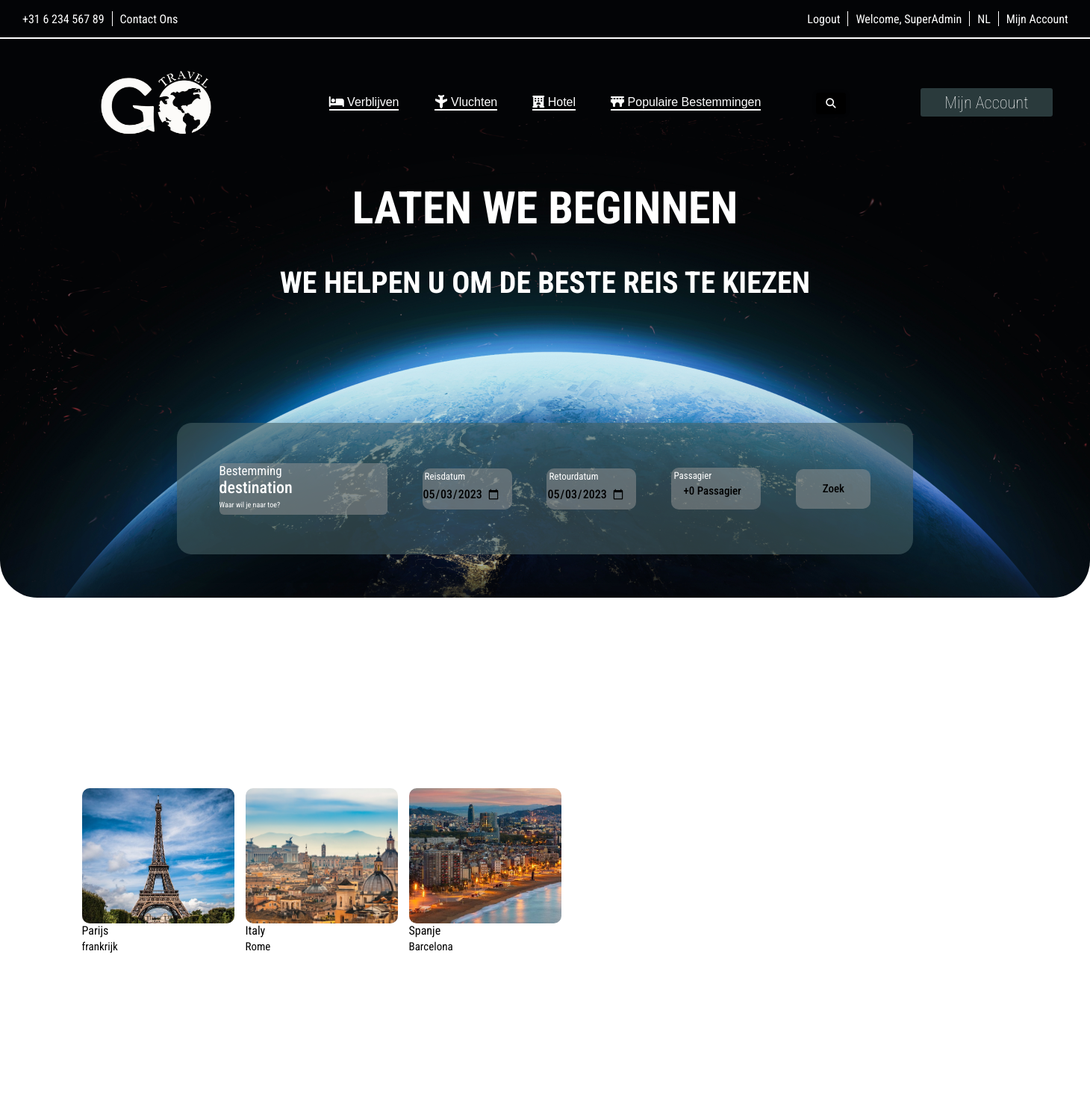
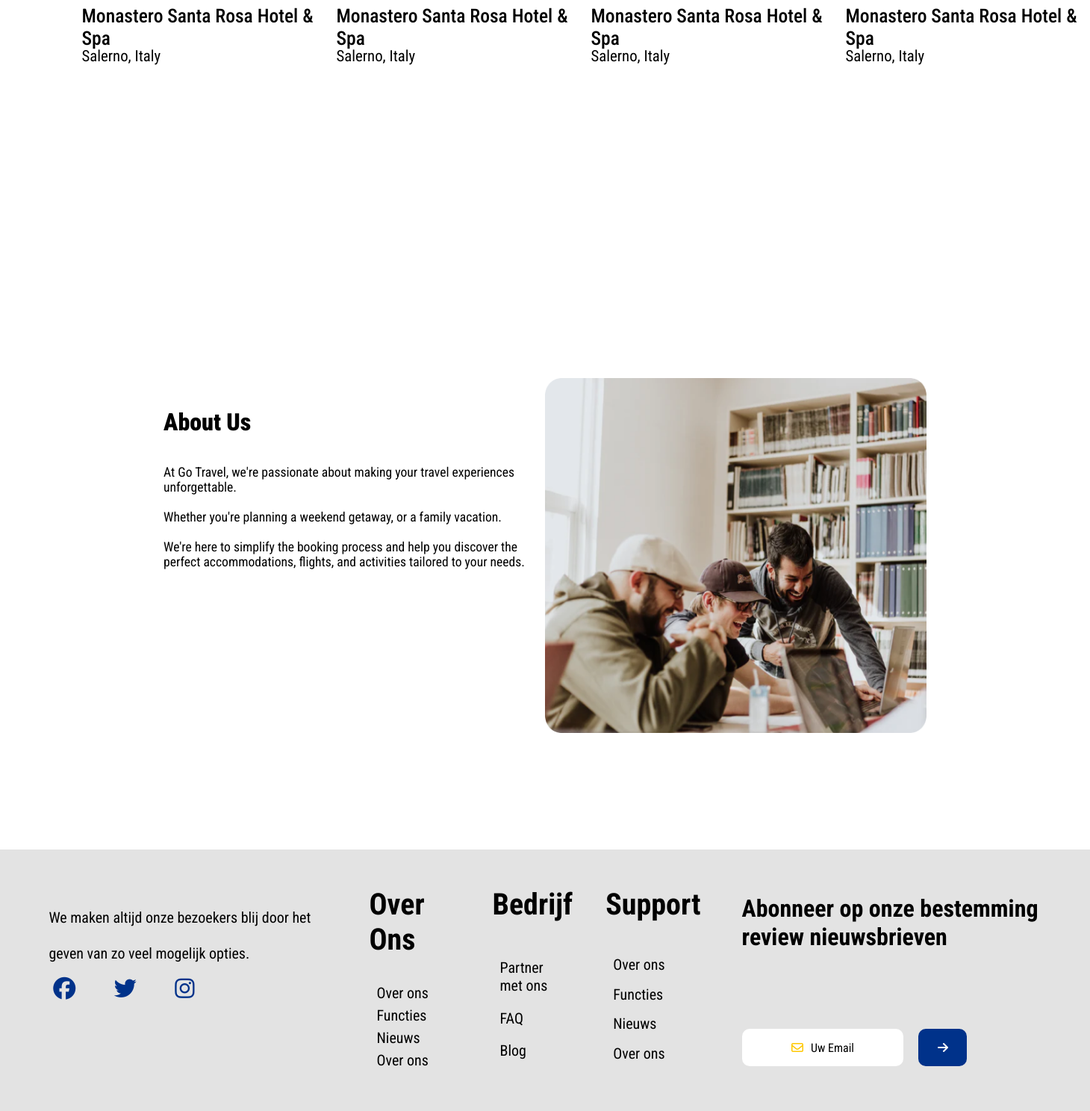
Page /index.php (signed in) on the committed database (2 pictures, top to bottom).
### tables this page shows
CREATE TABLE `vakanties` (
  `id` int(11) NOT NULL,
  `vakantie` varchar(50) DEFAULT NULL,
  `korte_omschrijving` text DEFAULT NULL,
  `algemene_beschrijving` text DEFAULT NULL,
  `ligging_omgeving` text DEFAULT NULL,
  `kamers` text DEFAULT NULL,
  `faciliteiten` text DEFAULT NULL,
  `img1` varchar(255) DEFAULT NULL,
  `img2` varchar(255) DEFAULT NULL,
  `img3` varchar(255) DEFAULT NULL,
  `img4` varchar(255) DEFAULT NULL,
  `img5` varchar(255) DEFAULT NULL,
  `kortetitel` varchar(255) DEFAULT NULL,
  `begin_datum` date DEFAULT NULL,
  `eind_datum` date DEFAULT NULL
);

### index.php (the view, shortened to what this page needs)
<!DOCTYPE html>
<html lang="en">
<head>
    <link rel="stylesheet" href="css/main.css">
    <link rel="stylesheet" media=" screen and (max-width:769px)" href="css/mobile.css" />
</head>
</head>
<body>
    <header class="header">
        <?php
        $isLoggedIn = isset($_SESSION['username']);
        $username = "";
        if ($isLoggedIn) {
            $username = $_SESSION['username'];
        }
        ?>
        <nav>
            <div class="navigatie-first">
                <a href="bestemming.php">+31 6 234 567 89</a>
                <a href="Contact.php">Contact Ons</a>
            </div>
            <div class="navigatie-second">
                <?php include_once 'header.php'; ?>
                <?php if (!$isLoggedIn) { ?>
                    <a href="login.php">Login</a>
                    <span class="scheidingslijn"></span>
                    <a href="registration.php">Sign Up</a>
                <?php } else { ?>
                    <span>Welcome,
                        <?php echo $username; ?>
                    </span>
                    <a href="#">NL</a>
                    <a href="mijnAccount.php">Mijn Account</a>
                <?php } ?>
            </div>
        </nav>
        <div class="top-info">
            <div class="top-logo">
                <img class="logo-img" src="img/Logo1.2.jpg" alt="">
            </div>
            <div class="top-midden-info">
                <a class="underline-button"><i class="fa-solid fa-bed"></i> Verblijven</a>
                <a class="underline-button"><i class="fa-solid fa-plane rotate-90"></i> Vluchten</a>
                <a class="underline-button"><i class="fa-solid fa-hotel"></i> Hotel</a>
                <a class="underline-button"><i class="fa-solid fa-bridge"></i> Populaire Bestemmingen </a>
            </div>
            <div class="top-zoeken">
                <div class="parent" id="parent">
                    <button class="btn" id="button">
                        <i class="fa-solid fa-magnifying-glass"></i>
                    </button>
                </div>
                <div class="mijn-reservring-box"><a class="mijn-reservering-text" href="">Mijn Account</a></div>
            </div>
        </div>
        <div class="top-text-bg">
            <h1 class="top-text1">
                LATEN WE BEGINNEN
            </h1>
            <h1 class="top-text2">
                WE HELPEN U OM DE BESTE REIS TE KIEZEN
            </h1>
        </div>
        <div class="zoek-reis-big-div">
            <div class="zoek-reis-div">
                <?php
                $dsn = 'mysql:dbname=db_login;host=127.0.0.1';
                $user = 'root';
                $password = '';
                $connectie = new PDO($dsn, $user, $password);
                if (isset($_POST['destination'])) {
                    $zoekterm = '%' . $_POST['destination'] . '%';
                    $stmt = $connectie->prepare("SELECT * FROM vakanties WHERE vakantie LIKE ? ");
                    $stmt->execute([$zoekterm]);
                    $resultSet = $stmt->fetchAll();
                } else {
                    $resultSet = $connectie->query("SELECT * FROM vakanties")->fetchAll();
                }
                ?>
                <form method="post" class="bestemming">
                    <p>Bestemming</p>
                    <input type="text" placeholder="destination" name="destination">
                    <span>Waar wil je naar toe?</span>
                </form>
                <div class="reisdatum">
                    <p>Reisdatum</p>
                    <input type="date" value="2023-05-03">
                </div>
                <div class="retourdatum">
                    <p>Retourdatum</p>
                    <input type="date" value="2023-05-03">
                </div>
                <div class="passagier">
                    <p>Passagier</p>
                    <button onclick="myFunction()"> +0 Passagier</i></button>
                </div>
                <div class="zoek_knop">
                    <button type="button" class="zoek_knop_button">Zoek</button>
                </div>
            </div>
        </div>
    </header>
    <main>
        <div class="main-container">
            <section class="bestemmingen">
                <div class="bestemmingen-container">
                </div>
            </section>
            <div class="locatie-container radio-btns">
                <?php
                if (isset($_POST['destination'])) {
                    $zoekterm = '%' . $_POST['destination'] . '%';
                    $stmt = $connectie->prepare("SELECT * FROM vakanties WHERE vakantie LIKE ? ");
                    $stmt->execute([$zoekterm]);
                    $resultSet = $stmt;
                } else {
                    $resultSet = $connectie->query("SELECT * FROM vakanties");
                }
                while ($row = $resultSet->fetch(PDO::FETCH_ASSOC)) {
                    echo '<div class="destination-card radio-btns__btn">';
                    echo '<img class="bestemmingen-imgs" src="img/' . $row['img1'] . '" alt="" width="200" height="181">';
                    echo '<a href="bestemming.php?bestemming=' . $row['id'] . '">' . $row['vakantie'] . '</a>';
                    echo '<a href="bestemming.php?bestemming=' . $row['id'] . ' ">';
                    echo '<h6>' . $row['kortetitel'] . '</h6>';
                    echo '</a>';
                    echo '</div>';
                }
                ?>
            </div>
            <section class="bestemmingen">
                <div class="bestemmingen-container">
                </div>
            </section>
            <div class="horeca-container">
                <div class="hotel-card radio-btns">
                    <div class="hotel-cards radio-btns__btn ">
                        <h5>Monastero Santa Rosa Hotel & Spa</h5>
                        <h6><img src="/Imgs/icons/map-pin-line.png" alt=""> Salerno, Italy</h6>
                    </div>
                    <div class="hotel-cards radio-btns__btn">
                        <h5>Monastero Santa Rosa Hotel & Spa</h5>
                        <h6><img src="/Imgs/icons/map-pin-line.png" alt=""> Salerno, Italy</h6>
                    </div>
                    <div class="hotel-cards radio-btns__btn">
                        <h5>Monastero Santa Rosa Hotel & Spa</h5>
                        <h6><img src="/Imgs/icons/map-pin-line.png" alt=""> Salerno, Italy</h6>
                    </div>
                    <div class="hotel-cards radio-btns__btn">
                        <h5>Monastero Santa Rosa Hotel & Spa</h5>
                        <h6><img src="/Imgs/icons/map-pin-line.png" alt=""> Salerno, Italy</h6>
                    </div>
                </div>
            </div>
            <div class="about-us-container">
                <div class="about-us-text">
                    <h1 class="about-us-title">
                        About Us
                    </h1>
                    <br></br>
                    <p class="about-us-story">
                        At Go Travel, we're passionate about making your travel experiences unforgettable.<br></br>
                        Whether you're planning a weekend getaway, or a family vacation.<br></br> We're here to simplify
                        the booking process and help you discover the perfect accommodations, flights, and activities
                        tailored to your needs.
                    </p>
                </div>
                <img class="about-us-image" src="img/about-us.png">
            </div>
        </div>
    </main>
    <footer>
        <div class="footer-container">
            <div class="footer-socials">
                <p class="footer-socials-text">
                    We maken altijd onze bezoekers blij door het<br></br> geven van zo veel mogelijk opties.
                </p>
                <a class="footer-socials-buttons-container"><i class="fa-brands fa-facebook facebook"></i><i
                        class="fa-brands fa-twitter twitter" style="color: #00328a;"></i><i
                        class="fa-brands fa-instagram instagram" style="color: #00328a;"></i></a>
            </div>
            <div class="footer-info">
                <div class="footer-info-text">
                    <h1 class="footer-text-title">Over Ons</h1>
                    <div class="footer-text-content-bg">
                        <p class="footer-text-content">Over ons</p>
                        <p class="footer-text-content">Functies</p>
                        <p class="footer-text-content">Nieuws</p>
                        <p class="footer-text-content">Over ons</p>
                    </div>
                </div>
                <div class="footer-info-text-2">
                    <h1 class="footer-text-title">Bedrijf</h1>
                    <div class="footer-text-content-bg">
                        <p class="footer-text-content">Partner met ons</p>
                        <p class="footer-text-content">FAQ</p>
                        <p class="footer-text-content">Blog</p>
                    </div>
                </div>
                <div class="footer-info-text">
                    <h1 class="footer-text-title">Support</h1>
                    <div class="footer-text-content-bg">
                        <p class="footer-text-content">Over ons</p>
                        <p class="footer-text-content">Functies</p>
                        <p class="footer-text-content">Nieuws</p>
                        <p class="footer-text-content">Over ons</p>
                    </div>
                </div>
            </div>
            <div class="footer-subscribe">
                <div class="footer-subscribe-text">
                    <h1 class="subscribe-text">Abonneer op onze bestemming review nieuwsbrieven</h1>
                </div>
                <div class="footer-email-bg">
                    <div class="footer-email-container">
                        <i class="fa-regular fa-envelope envelope" style="color: #ffc800;"></i>
                        <p>Uw Email</p>
                    </div>
                    <a class="email-send-button" href="mailto:gebruikersnaam@emailadres.nl?subject=Tekst"><i
                            class="fa-solid fa-arrow-right"></i></a>
                </div>
            </div>
        </div>
    </footer>
</body>

### rows in the picture
vakanties: img1 (picture), vakantie "Parijs", kortetitel "frankrijk"
vakanties: img1 (picture), vakantie "Italy", kortetitel "Rome"
vakanties: img1 (picture), vakantie "Spanje", kortetitel "Barcelona"

### other values in the picture
$username "SuperAdmin"
